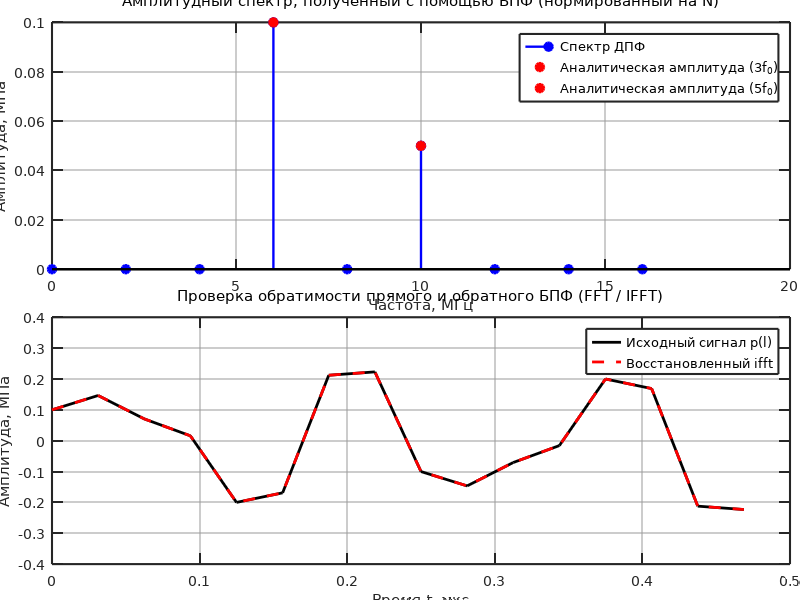

MATLAB code for this plot:
clear; clc; close all;

blue_color = [0.12, 0.47, 0.71];
red_color  = [0.84, 0.15, 0.16];
set(0, 'DefaultFigureColor', 'w');
set(0, 'DefaultAxesColor', 'w');
set(0, 'DefaultTextFontName', 'DejaVu Sans');
set(0, 'DefaultAxesFontName', 'DejaVu Sans');
set(0, 'DefaultAxesFontSize', 10);
set(0, 'DefaultTextFontSize', 12);
set(0, 'DefaultAxesLineWidth', 1.5);
set(0, 'DefaultLineLineWidth', 1.7);
set(0, 'DefaultTextFontWeight', 'normal');
set(0, 'DefaultAxesTitleFontWeight', 'normal'); 
set(0, 'DefaultAxesTickDir', 'in');
set(0, 'DefaultAxesTickLength', [0.015 0.025]);

set(0, 'DefaultAxesXGrid', 'on');
set(0, 'DefaultAxesYGrid', 'on');
set(0, 'DefaultAxesGridLineStyle', '-');
set(0, 'DefaultAxesGridColor', [0.6 0.6 0.6]);
set(0, 'DefaultAxesGridAlpha', 0.5);


a0 = 0.1;
f0 = 2.0;
w0 = 2 * pi * f0;
T = 0.5;
N = 16;
h = T / N;
l_indices = 0 : (N - 1);
t_l = l_indices * h;
p_l = 2 * a0 * sin(3 * w0 * t_l) + a0 * cos(5 * w0 * t_l);
P_fft_raw = fft(p_l);
P_fft_normalized = P_fft_raw / N;
amplitude_fft = abs(P_fft_normalized);
fs = 1 / h;
freqs_fft = (0 : (N - 1)) * (fs / N);
p_ifft = ifft(P_fft_raw);
p_ifft_real = real(p_ifft);


figure('Position', [110, 55, 1600, 1300]);
axes('Position', [0.0650, 0.5513, 0.9225, 0.4114]);
half_N = (N / 2) + 1;
stem(freqs_fft(1:half_N), amplitude_fft(1:half_N), 'filled', 'b', 'DisplayName', 'Спектр ДПФ');
hold on;
plot(6.0, 0.1, 'ro', 'MarkerFaceColor', 'r', 'DisplayName', 'Аналитическая амплитуда (3f_0)');
plot(10.0, 0.05, 'ro', 'MarkerFaceColor', 'r', 'DisplayName', 'Аналитическая амплитуда (5f_0)');
hold off;
title('Амплитудный спектр, полученный с помощью БПФ (нормированный на N)');
xlabel('Частота, МГц');
ylabel('Амплитуда, МПа');
grid on;
legend('Location', 'northeast');

axes('Position', [0.0650, 0.0598, 0.9225, 0.4114]);
plot(t_l, p_l, 'k-', 'LineWidth', 2, 'DisplayName', 'Исходный сигнал p(l)');
hold on;
plot(t_l, p_ifft_real, 'r--', 'LineWidth', 2, 'DisplayName', 'Восстановленный ifft');
hold off;
title('Проверка обратимости прямого и обратного БПФ (FFT / IFFT)');
xlabel('Время \itt\rm, мкс');
ylabel('Амплитуда, МПа');
grid on;
legend('Location', 'northeast');
print(gcf, 'fig_5_m.png', '-dpng', '-r300');
